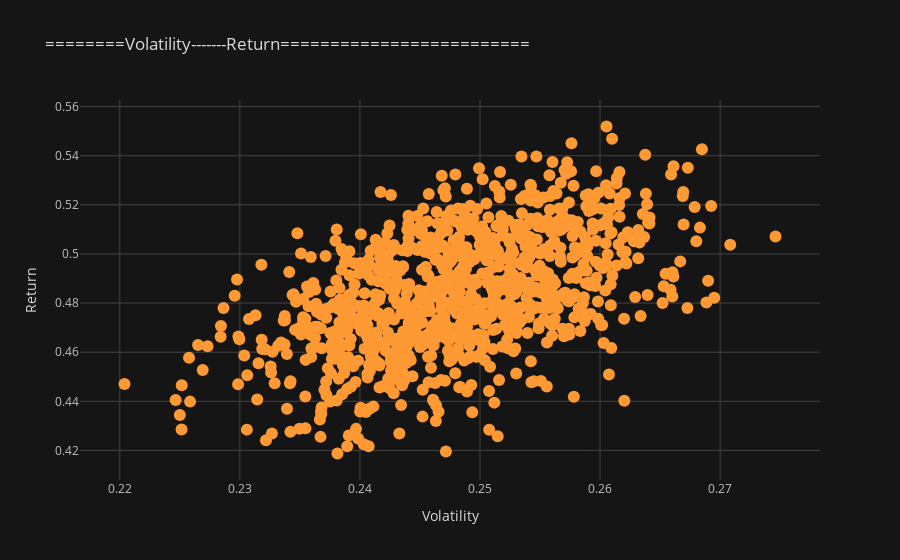

The notebook cell this image was saved under:
### Code cell
pf_data = pd.DataFrame()
for t in df1["Ticker"]:
    pf_data[t] =  yf.download(t,period="3y").Close 

log_returns = np.log(pf_data / pf_data.shift(1))
num_assets = len(df1["Ticker"])
num_assets
weights = np.random.random(num_assets)
weights /= np.sum(weights)
np.sum(weights * log_returns.mean()) * 252
np.dot(weights.T, np.dot(log_returns.cov() * 252, weights))
np.sqrt(np.dot(weights.T,np.dot(log_returns.cov() * 252, weights)))
pfolio_returns = []
pfolio_volatilities = []
wts = []
for x in range (1000):
    weights = np.random.random(num_assets)
    weights /= np.sum(weights)
    pfolio_returns.append(np.sum(weights * log_returns.mean()) * 252)
    pfolio_volatilities.append(np.sqrt(np.dot(weights.T,np.dot(log_returns.cov() * 252, weights))))
    wts.append(weights)
pfolio_returns = np.array(pfolio_returns)
pfolio_volatilities = np.array(pfolio_volatilities)
wts= np.array(wts)
pfolio_returns, pfolio_volatilities
portfolios = pd.DataFrame({'Return': pfolio_returns, 'Volatility': pfolio_volatilities})
#portfolios.plot(x='Volatility', y='Return', kind='scatter', figsize=(10, 6));
#plt.xlabel('Expected Volatility')
#plt.ylabel('Expected Return')


portfolios.iplot(kind="scatter",
              x="Volatility", y='Return',
              mode='markers',
              xTitle="Volatility", yTitle="Return",
              title="========Volatility-------Return=========================",theme="solar")

### Figure 1 — Plotly figure (JSON) as saved in the notebook; plotly's stock layout.template omitted (floating-point values rounded to 4 significant figures; data arrays with more than 128 entries replaced by an {"elided": "..."} marker saying what was removed)
{"data": [{"line": {"color": "rgba(255, 153, 51, 1.0)", "dash": "solid", "shape": "linear", "width": 1.3}, "marker": {"size": 12, "symbol": "circle"}, "mode": "markers", "name": "Return", "text": "", "type": "scatter", "x": {"elided": "1000 float values"}, "y": {"elided": "1000 float values"}}], "layout": {"legend": {"bgcolor": "#151516", "font": {"color": "#D9D9D9"}}, "paper_bgcolor": "#151516", "plot_bgcolor": "#151516", "title": {"font": {"color": "#D9D9D9"}, "text": "========Volatility-------Return========================="}, "xaxis": {"gridcolor": "#434343", "showgrid": true, "tickfont": {"color": "#C2C2C2"}, "title": {"font": {"color": "#D9D9D9"}, "text": "Volatility"}, "zerolinecolor": "#666570"}, "yaxis": {"gridcolor": "#434343", "showgrid": true, "tickfont": {"color": "#C2C2C2"}, "title": {"font": {"color": "#D9D9D9"}, "text": "Return"}, "zerolinecolor": "#666570"}}}
